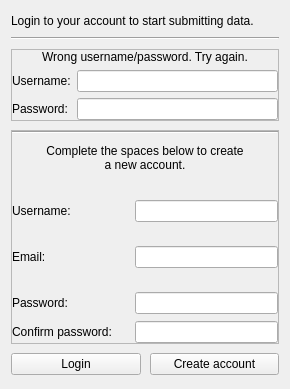
<?xml version="1.0" encoding="UTF-8"?>
<ui version="4.0">
 <class>Form</class>
 <widget class="QWidget" name="Form">
  <property name="geometry">
   <rect>
    <x>0</x>
    <y>0</y>
    <width>290</width>
    <height>389</height>
   </rect>
  </property>
  <property name="sizePolicy">
   <sizepolicy hsizetype="Fixed" vsizetype="Fixed">
    <horstretch>0</horstretch>
    <verstretch>0</verstretch>
   </sizepolicy>
  </property>
  <property name="minimumSize">
   <size>
    <width>290</width>
    <height>160</height>
   </size>
  </property>
  <property name="maximumSize">
   <size>
    <width>290</width>
    <height>423</height>
   </size>
  </property>
  <property name="windowTitle">
   <string>Login</string>
  </property>
  <layout class="QVBoxLayout" name="verticalLayout_2">
   <item>
    <layout class="QVBoxLayout" name="verticalLayout">
     <property name="spacing">
      <number>9</number>
     </property>
     <item>
      <widget class="QLabel" name="description_label">
       <property name="sizePolicy">
        <sizepolicy hsizetype="Fixed" vsizetype="Fixed">
         <horstretch>0</horstretch>
         <verstretch>0</verstretch>
        </sizepolicy>
       </property>
       <property name="text">
        <string>Login to your account to start submitting data.</string>
       </property>
      </widget>
     </item>
     <item>
      <widget class="Line" name="line">
       <property name="orientation">
        <enum>Qt::Horizontal</enum>
       </property>
      </widget>
     </item>
     <item>
      <widget class="QFrame" name="login_frame">
       <property name="sizePolicy">
        <sizepolicy hsizetype="Preferred" vsizetype="Fixed">
         <horstretch>0</horstretch>
         <verstretch>0</verstretch>
        </sizepolicy>
       </property>
       <property name="frameShape">
        <enum>QFrame::StyledPanel</enum>
       </property>
       <property name="frameShadow">
        <enum>QFrame::Raised</enum>
       </property>
       <layout class="QVBoxLayout" name="verticalLayout_3">
        <property name="leftMargin">
         <number>0</number>
        </property>
        <property name="topMargin">
         <number>0</number>
        </property>
        <property name="rightMargin">
         <number>0</number>
        </property>
        <property name="bottomMargin">
         <number>0</number>
        </property>
        <item>
         <widget class="QLabel" name="login_error">
          <property name="sizePolicy">
           <sizepolicy hsizetype="Preferred" vsizetype="Fixed">
            <horstretch>0</horstretch>
            <verstretch>0</verstretch>
           </sizepolicy>
          </property>
          <property name="minimumSize">
           <size>
            <width>0</width>
            <height>0</height>
           </size>
          </property>
          <property name="text">
           <string>Wrong username/password. Try again.</string>
          </property>
          <property name="alignment">
           <set>Qt::AlignCenter</set>
          </property>
          <property name="margin">
           <number>0</number>
          </property>
         </widget>
        </item>
        <item>
         <layout class="QFormLayout" name="login_layout">
          <property name="fieldGrowthPolicy">
           <enum>QFormLayout::AllNonFixedFieldsGrow</enum>
          </property>
          <item row="0" column="0">
           <widget class="QLabel" name="username_label">
            <property name="text">
             <string>Username:</string>
            </property>
           </widget>
          </item>
          <item row="0" column="1">
           <widget class="QLineEdit" name="usernameLineEdit"/>
          </item>
          <item row="1" column="0">
           <widget class="QLabel" name="password_label">
            <property name="text">
             <string>Password:</string>
            </property>
           </widget>
          </item>
          <item row="1" column="1">
           <widget class="QLineEdit" name="passwordLineEdit">
            <property name="echoMode">
             <enum>QLineEdit::Password</enum>
            </property>
           </widget>
          </item>
         </layout>
        </item>
       </layout>
      </widget>
     </item>
     <item>
      <widget class="QFrame" name="create_account_frame">
       <property name="sizePolicy">
        <sizepolicy hsizetype="Preferred" vsizetype="Fixed">
         <horstretch>0</horstretch>
         <verstretch>0</verstretch>
        </sizepolicy>
       </property>
       <property name="frameShape">
        <enum>QFrame::StyledPanel</enum>
       </property>
       <property name="frameShadow">
        <enum>QFrame::Raised</enum>
       </property>
       <layout class="QVBoxLayout" name="verticalLayout_4">
        <property name="spacing">
         <number>7</number>
        </property>
        <property name="leftMargin">
         <number>0</number>
        </property>
        <property name="topMargin">
         <number>0</number>
        </property>
        <property name="rightMargin">
         <number>0</number>
        </property>
        <property name="bottomMargin">
         <number>0</number>
        </property>
        <item>
         <widget class="Line" name="line_2">
          <property name="orientation">
           <enum>Qt::Horizontal</enum>
          </property>
         </widget>
        </item>
        <item>
         <widget class="QLabel" name="create_account_error">
          <property name="sizePolicy">
           <sizepolicy hsizetype="Preferred" vsizetype="Fixed">
            <horstretch>0</horstretch>
            <verstretch>0</verstretch>
           </sizepolicy>
          </property>
          <property name="minimumSize">
           <size>
            <width>0</width>
            <height>35</height>
           </size>
          </property>
          <property name="maximumSize">
           <size>
            <width>16777215</width>
            <height>50</height>
           </size>
          </property>
          <property name="lineWidth">
           <number>0</number>
          </property>
          <property name="midLineWidth">
           <number>0</number>
          </property>
          <property name="text">
           <string>Complete the spaces below to create&lt;br&gt; a new account.</string>
          </property>
          <property name="scaledContents">
           <bool>false</bool>
          </property>
          <property name="alignment">
           <set>Qt::AlignCenter</set>
          </property>
          <property name="margin">
           <number>0</number>
          </property>
          <property name="indent">
           <number>0</number>
          </property>
          <property name="openExternalLinks">
           <bool>true</bool>
          </property>
         </widget>
        </item>
        <item>
         <layout class="QVBoxLayout" name="verticalLayout_5">
          <property name="spacing">
           <number>7</number>
          </property>
          <item>
           <widget class="QLabel" name="username_error_label">
            <property name="font">
             <font>
              <pointsize>7</pointsize>
             </font>
            </property>
            <property name="styleSheet">
             <string notr="true">color: #dc3545;</string>
            </property>
            <property name="text">
             <string/>
            </property>
           </widget>
          </item>
          <item>
           <layout class="QHBoxLayout" name="horizontalLayout">
            <property name="spacing">
             <number>0</number>
            </property>
            <item>
             <widget class="QLabel" name="create_username_label">
              <property name="sizePolicy">
               <sizepolicy hsizetype="Expanding" vsizetype="Expanding">
                <horstretch>0</horstretch>
                <verstretch>0</verstretch>
               </sizepolicy>
              </property>
              <property name="text">
               <string>Username:</string>
              </property>
             </widget>
            </item>
            <item>
             <widget class="QLineEdit" name="create_username">
              <property name="sizePolicy">
               <sizepolicy hsizetype="Fixed" vsizetype="Fixed">
                <horstretch>0</horstretch>
                <verstretch>0</verstretch>
               </sizepolicy>
              </property>
              <property name="minimumSize">
               <size>
                <width>143</width>
                <height>22</height>
               </size>
              </property>
              <property name="maximumSize">
               <size>
                <width>143</width>
                <height>22</height>
               </size>
              </property>
             </widget>
            </item>
           </layout>
          </item>
          <item>
           <widget class="QLabel" name="email_error_label">
            <property name="font">
             <font>
              <pointsize>7</pointsize>
             </font>
            </property>
            <property name="styleSheet">
             <string notr="true">color: #dc3545;</string>
            </property>
            <property name="text">
             <string/>
            </property>
           </widget>
          </item>
          <item>
           <layout class="QHBoxLayout" name="horizontalLayout_6">
            <property name="spacing">
             <number>0</number>
            </property>
            <item>
             <widget class="QLabel" name="create_email_label">
              <property name="text">
               <string>Email:</string>
              </property>
             </widget>
            </item>
            <item>
             <widget class="QLineEdit" name="create_email">
              <property name="sizePolicy">
               <sizepolicy hsizetype="Fixed" vsizetype="Fixed">
                <horstretch>0</horstretch>
                <verstretch>0</verstretch>
               </sizepolicy>
              </property>
              <property name="minimumSize">
               <size>
                <width>143</width>
                <height>22</height>
               </size>
              </property>
              <property name="maximumSize">
               <size>
                <width>143</width>
                <height>22</height>
               </size>
              </property>
             </widget>
            </item>
           </layout>
          </item>
          <item>
           <widget class="QLabel" name="password_error_label">
            <property name="sizePolicy">
             <sizepolicy hsizetype="Preferred" vsizetype="Preferred">
              <horstretch>0</horstretch>
              <verstretch>0</verstretch>
             </sizepolicy>
            </property>
            <property name="font">
             <font>
              <pointsize>7</pointsize>
             </font>
            </property>
            <property name="styleSheet">
             <string notr="true">color: #dc3545;</string>
            </property>
            <property name="text">
             <string/>
            </property>
           </widget>
          </item>
          <item>
           <layout class="QHBoxLayout" name="horizontalLayout_7">
            <property name="spacing">
             <number>0</number>
            </property>
            <item>
             <widget class="QLabel" name="create_password_label">
              <property name="sizePolicy">
               <sizepolicy hsizetype="Expanding" vsizetype="Expanding">
                <horstretch>0</horstretch>
                <verstretch>0</verstretch>
               </sizepolicy>
              </property>
              <property name="text">
               <string>Password:</string>
              </property>
             </widget>
            </item>
            <item>
             <widget class="QLineEdit" name="create_password">
              <property name="sizePolicy">
               <sizepolicy hsizetype="Fixed" vsizetype="Fixed">
                <horstretch>0</horstretch>
                <verstretch>0</verstretch>
               </sizepolicy>
              </property>
              <property name="minimumSize">
               <size>
                <width>143</width>
                <height>22</height>
               </size>
              </property>
              <property name="maximumSize">
               <size>
                <width>143</width>
                <height>22</height>
               </size>
              </property>
              <property name="echoMode">
               <enum>QLineEdit::Password</enum>
              </property>
             </widget>
            </item>
           </layout>
          </item>
          <item>
           <layout class="QHBoxLayout" name="horizontalLayout_8">
            <property name="spacing">
             <number>0</number>
            </property>
            <item>
             <widget class="QLabel" name="create_password_confirm_label">
              <property name="sizePolicy">
               <sizepolicy hsizetype="Expanding" vsizetype="Expanding">
                <horstretch>0</horstretch>
                <verstretch>0</verstretch>
               </sizepolicy>
              </property>
              <property name="text">
               <string>Confirm password:</string>
              </property>
             </widget>
            </item>
            <item>
             <widget class="QLineEdit" name="create_password_confirm">
              <property name="sizePolicy">
               <sizepolicy hsizetype="Fixed" vsizetype="Fixed">
                <horstretch>0</horstretch>
                <verstretch>0</verstretch>
               </sizepolicy>
              </property>
              <property name="minimumSize">
               <size>
                <width>143</width>
                <height>22</height>
               </size>
              </property>
              <property name="maximumSize">
               <size>
                <width>143</width>
                <height>22</height>
               </size>
              </property>
              <property name="inputMethodHints">
               <set>Qt::ImhHiddenText|Qt::ImhNoAutoUppercase|Qt::ImhNoPredictiveText|Qt::ImhSensitiveData</set>
              </property>
              <property name="echoMode">
               <enum>QLineEdit::Password</enum>
              </property>
             </widget>
            </item>
           </layout>
          </item>
         </layout>
        </item>
       </layout>
      </widget>
     </item>
     <item>
      <layout class="QHBoxLayout" name="btn_layout">
       <item>
        <widget class="QPushButton" name="login_btn">
         <property name="text">
          <string>Login</string>
         </property>
        </widget>
       </item>
       <item>
        <widget class="QPushButton" name="create_account_btn">
         <property name="text">
          <string>Create account</string>
         </property>
        </widget>
       </item>
      </layout>
     </item>
    </layout>
   </item>
  </layout>
 </widget>
 <tabstops>
  <tabstop>usernameLineEdit</tabstop>
  <tabstop>passwordLineEdit</tabstop>
  <tabstop>login_btn</tabstop>
  <tabstop>create_account_btn</tabstop>
 </tabstops>
 <resources/>
 <connections/>
</ui>
